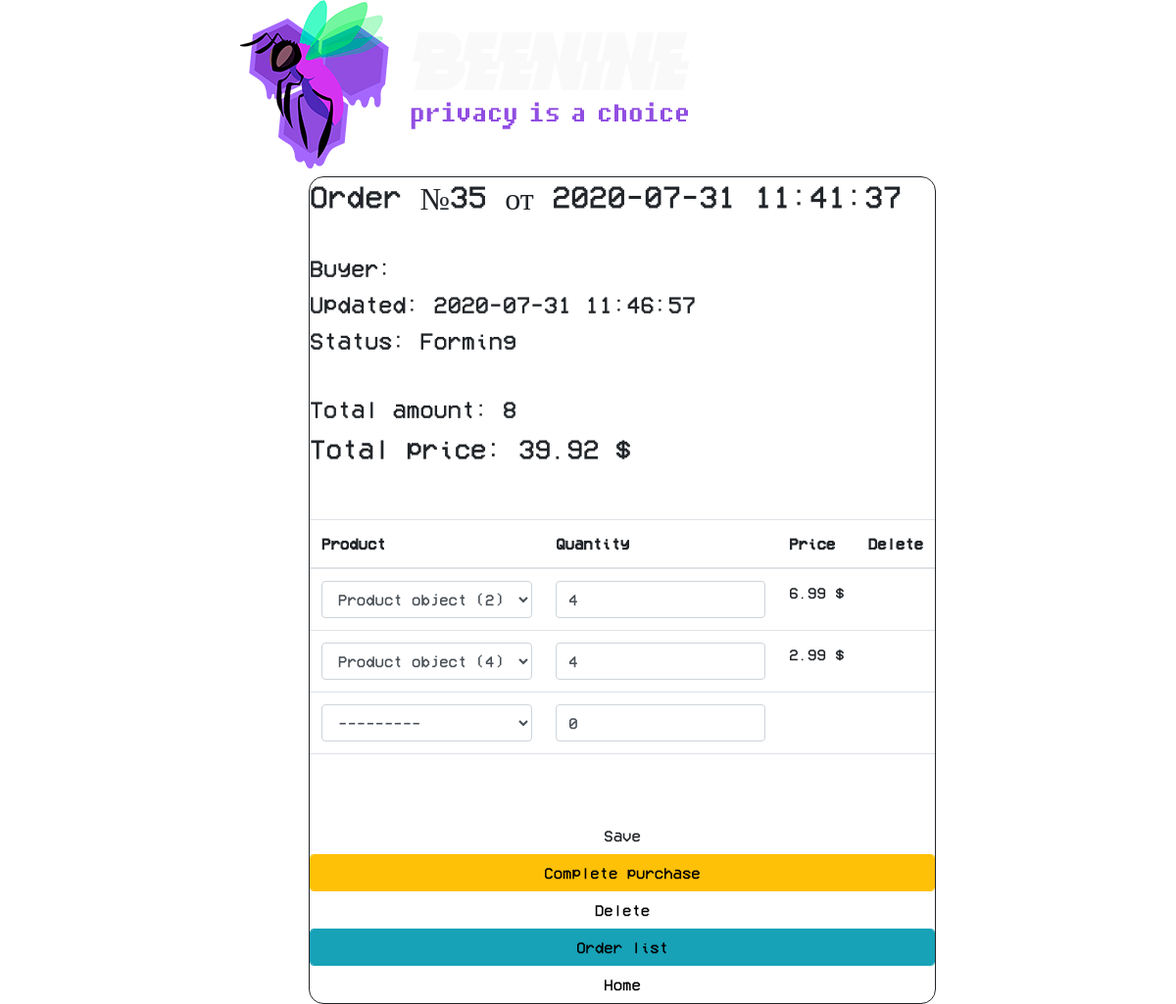
/orders/update/35/, run on the app's committed database.
### ordersapp/models.py (models this page shows, shortened)
class Order(models.Model):
    FORMING = 'FM'
    SENT_TO_PROCEED = 'STP'
    PROCEEDED = 'PRD'
    PAID = 'PD'
    READY = 'RDY'
    CANCEL = 'CNC'
    ORDER_STATUS_CHOICES = (
        (FORMING, 'Forming'),
        (SENT_TO_PROCEED, 'In progress'),
        (PAID, 'Paid'),
        (PROCEEDED, 'Processing'),
        (READY, 'Ready for pickup'),
        (CANCEL, 'Canceled'),
    )
    user = models.ForeignKey(settings.AUTH_USER_MODEL,
                             on_delete=models.CASCADE)
    created = models.DateTimeField(verbose_name='created', auto_now_add=True)
    updated = models.DateTimeField(verbose_name='updated', auto_now=True)
    status = models.CharField(verbose_name='status',
                              max_length=3,
                              choices=ORDER_STATUS_CHOICES,
                              default=FORMING)
    is_active = models.BooleanField(verbose_name='active', default=True)
    class Meta:
        ordering = ('-created',)
        verbose_name = 'order'
        verbose_name_plural = 'orders'
    def get_total_quantity(self):
        items = self.orderitem.select_related()
        return sum(list(map(lambda x: x.quantity, items)))
    def get_total_cost(self):
        items = self.orderitem.select_related()
        return sum(list(map(lambda x: x.quantity * x.product.price, items)))

class OrderItem(models.Model):
    order = models.ForeignKey(Order,
                              related_name="orderitem",
                              on_delete=models.CASCADE)
    product = models.ForeignKey(Product,
                                verbose_name='product',
                                on_delete=models.CASCADE)
    quantity = models.PositiveIntegerField(verbose_name='quantity',
                                           default=0)

### mainapp/models.py (models this page shows)
class Product(models.Model):
    category = models.ForeignKey(ProductCategory, verbose_name='product category', on_delete=models.CASCADE)
    name = models.CharField('product name', max_length=64)
    tags = models.CharField('product tags', max_length=128, blank=True)
    level = models.IntegerField('product level', blank=True)
    description = models.TextField('product description', blank=True)
    image = models.ImageField('product image', upload_to='img/prods', blank=True)
    price = models.DecimalField('product price', max_digits=8, decimal_places=2, null=True)
    discount = models.IntegerField('current discount', default=0)
    is_active = models.BooleanField(verbose_name='active', default=True)
    stock = models.IntegerField('stock', default=0)

### ordersapp/views.py (the view, shortened to what this page needs)
# urls.py: path('update/<int:pk>/', ordersapp.OrderItemsUpdate.as_view(), name='order_update'),
class OrderItemsUpdate(UpdateView):
    model = Order
    form_class = OrderForm
    success_url = reverse_lazy('ordersapp:orders_list')
    def get_context_data(self, **kwargs):
        data = super().get_context_data(**kwargs)
        OrderFormSet = inlineformset_factory(
            Order, OrderItem, form=OrderItemForm, extra=1
        )
        if self.request.POST:
            formset = OrderFormSet(
                self.request.POST, self.request.FILES,
                instance=self.object
            )
        else:
            formset = OrderFormSet(instance=self.object)
            for form in formset.forms:
                if form.instance.pk:
                    form.initial['price'] = form.instance.product.price
        data['orderitems'] = formset
        return data

### ordersapp/forms.py
class OrderForm(BaseFormControlForm):
    class Meta:
        model = Order
        exclude = ('user', 'status', 'is_active')

### basketapp/context_processors.py (called while the page is built)
def basket(request):
    if request.user.is_authenticated:
        basket = fetch_basket(request)
    else:
        basket = []
    b_count, b_sum = fetch_amount(basket), fetch_sum(basket)
    return {
        'basket': basket,
        'b_count': b_count,
        'b_sum': b_sum,
    }

### mainapp/views.py (called while the page is built)
def fetch_amount(basket):
    b_count = 0
    if basket:
        for item in basket:
            b_count += item.quantity
    return b_count

def fetch_sum(basket):
    b_sum = 0
    if basket:
        for item in basket:
            b_sum += item.product.price * item.quantity
    return b_sum

### ordersapp/templates/ordersapp/order_form.html (shortened to what this page needs)
{% extends "ordersapp/base.html" %}
{% load static %}
{% block container %}
   {% include 'ordersapp/includes/inc__order_summary.html' %}
   <div class="order_form">
       <form action="" method="post">
           <table class="table">
               {% for form in orderitems.forms %}
                   {% if forloop.first %}
                       <thead>
                       <tr>
                           {% for field in form.visible_fields %}
                               <th class="{% cycle 'td1' 'td2' 'td3' %} order formset_td">
                                   {{ field.label|capfirst }}
                               </th>
                           {% endfor %}
                       </tr>
                       </thead>
                   {% endif %}
                   <tr class="formset_row">
                       {% for field in form.visible_fields %}
                           <td class="order formset_td">
                               {% if field.name != 'price' %}
                                    {{ field }}
                               {% else %}
                                   {% if field.value %}
                                       <span class="orderitems-{{forloop.parentloop.counter0}}-price">
                                         {{ field.value }}
                                       </span> $
                                   {% endif %}
                               {% endif %}
                           </td>
                       {% endfor %}
                   </tr>
               {% endfor %}
           </table>
           <button type="submit" value="Save" class="btn btn-default btn-round form-control last">Save</button>
           {% include 'ordersapp/includes/inc__order_actions.html' %}
       </form>
   </div>
{% endblock %}

### ordersapp/templates/ordersapp/includes/inc__order_summary.html (shortened to what this page needs)
{% load static %}
{% if object %}
   <div class="h2">Order №{{ object.pk }} от {{ object.created|date:"Y-m-d H:i:s" }}</div>
   <div class="h4">Buyer: {{ user.last_name }} {{ user.first_name }} </div>
   <div class="h4">Updated: {{ object.updated|date:"Y-m-d H:i:s" }}</div>
   <div class="h4">Status: {{ object.get_status_display }}</div>
   <div class="h4">
       Total amount: <span class="order_total_quantity">{{ object.get_total_quantity }}</span>
   </div>
   <div class="h3">
       Total price: <span class="order_total_cost">{{ object.get_total_cost }}</span> $
   </div>
{% endif %}

### static/css/auth.css (style rules this page uses)
body { color: #FFFFFF; background-color: #100b0f; margin-top: 3vh; display: grid; justify-content: center; align-items: center; }
input { border-style: none; }
form { display: grid; grid-template-columns: 1fr; justify-content: center; align-content: center; text-align: left; margin-top: 15px; }

### data on the page
Order: pk "35", created "2020-07-31 11:41:37", updated "2020-07-31 11:46:57", status "Forming", get_total_quantity "8", get_total_cost "39.92"
Product: value "6.99"
Product: value "2.99"

### other printed values
{{ field.label|capfirst }} "Product" "Quantity" "Price" "Delete"
